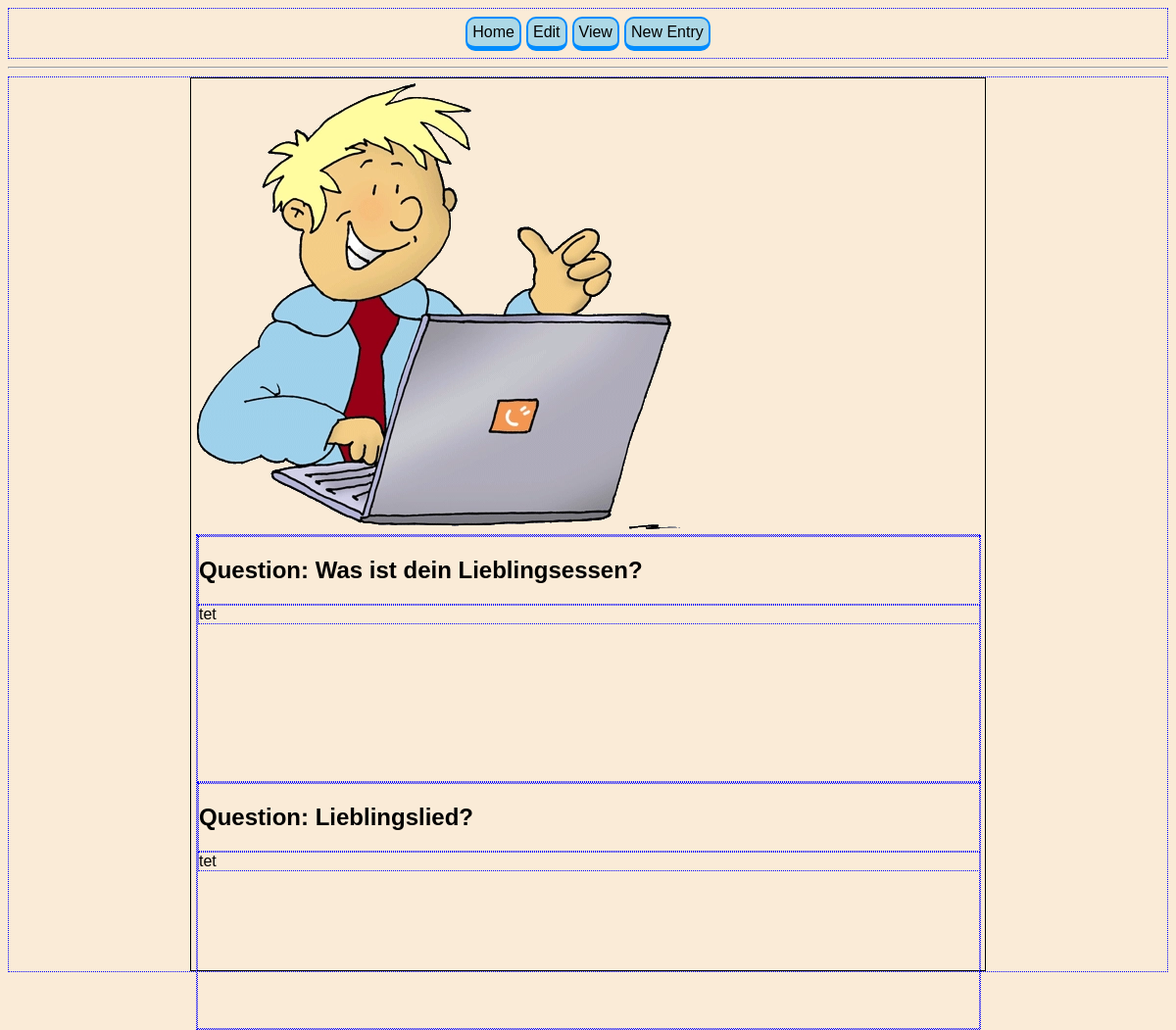
The page /view/entry/28 on the database its author committed.
### main/models.py (models this page shows, shortened)
class Question(models.Model):
    interview = models.ForeignKey(Interview, on_delete=models.SET_NULL, null=True)
    name = models.CharField(max_length=100)
    value_de = models.CharField(max_length=200)
    description_de = models.CharField(max_length=500)
    value_en = models.CharField(max_length=200)
    description_en = models.CharField(max_length=500)
    type = models.CharField(max_length=100, choices=question_type_choices) #FileUpload, Interview, AboutMe
    special = models.BooleanField(default=False) # clarify if special field like name, fav color, etc.
    sort_id = models.SmallIntegerField()
    required = models.BooleanField(default=False)
    class Meta:
        constraints = [
            models.UniqueConstraint(fields=['interview', 'sort_id', 'name'], name='unique_question')
        ]

class Answer(models.Model):
    entry = models.ForeignKey(Entry, on_delete=models.CASCADE)
    question = models.ForeignKey(Question, on_delete=models.CASCADE, null=True)
    answer_text = models.TextField(null=True, blank=True)
    answer_image = models.ImageField(upload_to="upload", default="no_image.webp", blank=True)
    answer_boolean = models.BooleanField(null=True, blank=True)
    answer_color = colorfield.ColorField(default='#FF0000', format="rgb")
    updated = models.DateTimeField(auto_now=True)
    created = models.DateTimeField(auto_now_add=True)

### app_read/views/entry.py (the view)
# urls.py: path('entry/<str:entryid>', views.entry.main, name = "entry_view")
def main(request, entryid):
    entry = models.Entry.objects.get(id = entryid)
    language = entry.language
    all_answers = models.Answer.objects.filter(entry = entryid)
    normal_answers = {}
    profile_picture = None
    for answer in all_answers:
        question = models.Question.objects.get(id = answer.question.id)
        if question.special == True:
            if question.name == "profile_picture":
                profile_picture = answer.answer_image
            continue
        if question.type not in ["answer_text", "answer_longtext"]:
            continue
        match language:
            case "de":
                question_value = question.value_de
            case "en":
                question_value = question.value_en
        answer_text = answer.answer_text
        item_info = {
            "question" : question_value,
            "answer" : answer_text
        }
        normal_answers[question.sort_id] = item_info
    normal_answers = dict(sorted(normal_answers.items()))
    ctx = {
        "profile_picture" : profile_picture,
        "normal_answers" : normal_answers
        }
    return render(request, 'app_read/view_entry.html', ctx)

### app_read/templates/app_read/view_entry.html
{% extends 'main.html' %}
{% block content %}
{% load static %}
<link rel='stylesheet' type='text/css' media='screen' href="{% static 'styles/app_read/[AS]view_entry.css' %}">
<div class = "fc fc_row fc_center1">
<div class = "page">
    <img src="{{ profile_picture.url }}" alt="...">
    <div class = "interview_container">
        {% for sort_id, answer_info in normal_answers.items %}
            {% include "app_read/inc/view_entry/interview_items/normal_answer.html" %}
        {% endfor %}
    </div>
</div>
</div>
{% endblock %}

### app_read/templates/app_read/inc/view_entry/interview_items/normal_answer.html
<div class = "fc fc_column interview_item_container">
    <div class = "interview_item_question_container">
        <h2>Question: {{answer_info.question}}?</h2>
    </div>
    <div class = "interview_item_answer_container">
        <p>{{answer_info.answer}}</p>
    </div>
</div>

### static/styles/global/_vars.css (style rules this page uses)
:root { --bg_color: antiquewhite; --font_color: black; --main_color: antiquewhite; --accent_color: lightblue; --accent_color_dark_value: 0, 140, 255; --accent_color_dark: rgb(0, 140, 255); --border_color: var(--accent_color_dark); }

### static/styles/global/_main.css (style rules this page uses)
body { background-color: var(--bg_color); font-family: 'Gill Sans', 'Gill Sans MT', Calibri, 'Trebuchet MS', sans-serif; }
p { margin: 0px; }

### static/styles/global/[FC]flex-containers.css (style rules this page uses)
.fc { display: flex; }
.fc_column { flex-direction: column; }
.fc_row { flex-direction: row; }
.fc_center1 { justify-content: center; }

### static/styles/global/[BTN]buttons.css (style rules this page uses)
:root { --btn_border_color: var(--accent_color_dark); --btn_background_color: var(--accent_color); --btn_border_thickness: 2px; }

### static/styles/app_read/[AS]view_entry.css (style rules this page uses)
.page { height: 900px; width: 800px; padding: 5px; border: 1px solid black; }
.interview_item_container { width: 100%; height: 250px; }
.interview_item_answer_container { overflow-wrap: break-word; overflow-y: scroll; }
.interview_item_answer_container p { line-break: normal; }
div { border: 1px dotted blue; }

### rows shown on the page
Question: question "Was ist dein Lieblingsessen"
Answer: answer "tet"
Question: question "Lieblingslied"
Answer: answer "tet"

### other values the page prints
{{ btn_text }} "Home Edit View New Entry"
